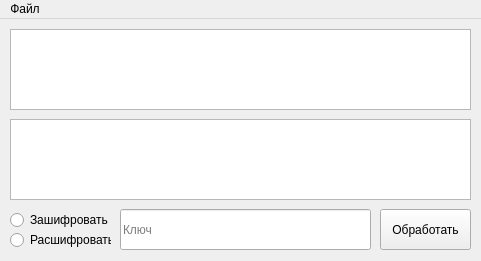
<?xml version="1.0" encoding="UTF-8"?>
<ui version="4.0">
    <class>MainWindow</class>
    <widget class="QMainWindow" name="MainWindow">
        <property name="geometry">
            <rect>
                <x>0</x>
                <y>0</y>
                <width>481</width>
                <height>261</height>
            </rect>
        </property>
        <property name="minimumSize">
            <size>
                <width>481</width>
                <height>261</height>
            </size>
        </property>
        <property name="maximumSize">
            <size>
                <width>481</width>
                <height>261</height>
            </size>
        </property>
        <property name="windowTitle">
            <string>Лабораторная работа 11: Шифр Хилла</string>
        </property>
        <widget class="QWidget" name="centralwidget">
            <widget class="QTextEdit" name="plain_text">
                <property name="geometry">
                    <rect>
                        <x>10</x>
                        <y>10</y>
                        <width>461</width>
                        <height>81</height>
                    </rect>
                </property>
                <property name="inputMethodHints">
                    <set>Qt::ImhMultiLine</set>
                </property>
            </widget>
            <widget class="QTextEdit" name="cipher_text">
                <property name="geometry">
                    <rect>
                        <x>10</x>
                        <y>100</y>
                        <width>461</width>
                        <height>81</height>
                    </rect>
                </property>
            </widget>
            <widget class="QPushButton" name="proc_button">
                <property name="geometry">
                    <rect>
                        <x>380</x>
                        <y>190</y>
                        <width>91</width>
                        <height>41</height>
                    </rect>
                </property>
                <property name="text">
                    <string>Обработать</string>
                </property>
            </widget>
            <widget class="QLineEdit" name="line_key">
                <property name="geometry">
                    <rect>
                        <x>120</x>
                        <y>190</y>
                        <width>251</width>
                        <height>41</height>
                    </rect>
                </property>
                <property name="echoMode">
                    <enum>QLineEdit::Normal</enum>
                </property>
                <property name="placeholderText">
                    <string>Ключ</string>
                </property>
            </widget>
            <widget class="QRadioButton" name="btn_enc">
                <property name="enabled">
                    <bool>true</bool>
                </property>
                <property name="geometry">
                    <rect>
                        <x>10</x>
                        <y>190</y>
                        <width>121</width>
                        <height>22</height>
                    </rect>
                </property>
                <property name="text">
                    <string>Зашифровать</string>
                </property>
            </widget>
            <widget class="QRadioButton" name="btn_dec">
                <property name="geometry">
                    <rect>
                        <x>10</x>
                        <y>210</y>
                        <width>101</width>
                        <height>22</height>
                    </rect>
                </property>
                <property name="text">
                    <string>Расшифровать</string>
                </property>
            </widget>
        </widget>
        <widget class="QMenuBar" name="menuBar">
            <property name="geometry">
                <rect>
                    <x>0</x>
                    <y>0</y>
                    <width>481</width>
                    <height>21</height>
                </rect>
            </property>
            <widget class="QMenu" name="menuFile">
                <property name="title">
                    <string>Файл</string>
                </property>
                <addaction name="open_file"/>
                <addaction name="save_file"/>
            </widget>
            <addaction name="menuFile"/>
        </widget>
        <action name="open_file">
            <property name="text">
                <string>Открыть</string>
            </property>
        </action>
        <action name="save_file">
            <property name="text">
                <string>Сохранить</string>
            </property>
        </action>
    </widget>
    <resources/>
    <connections/>
</ui>
